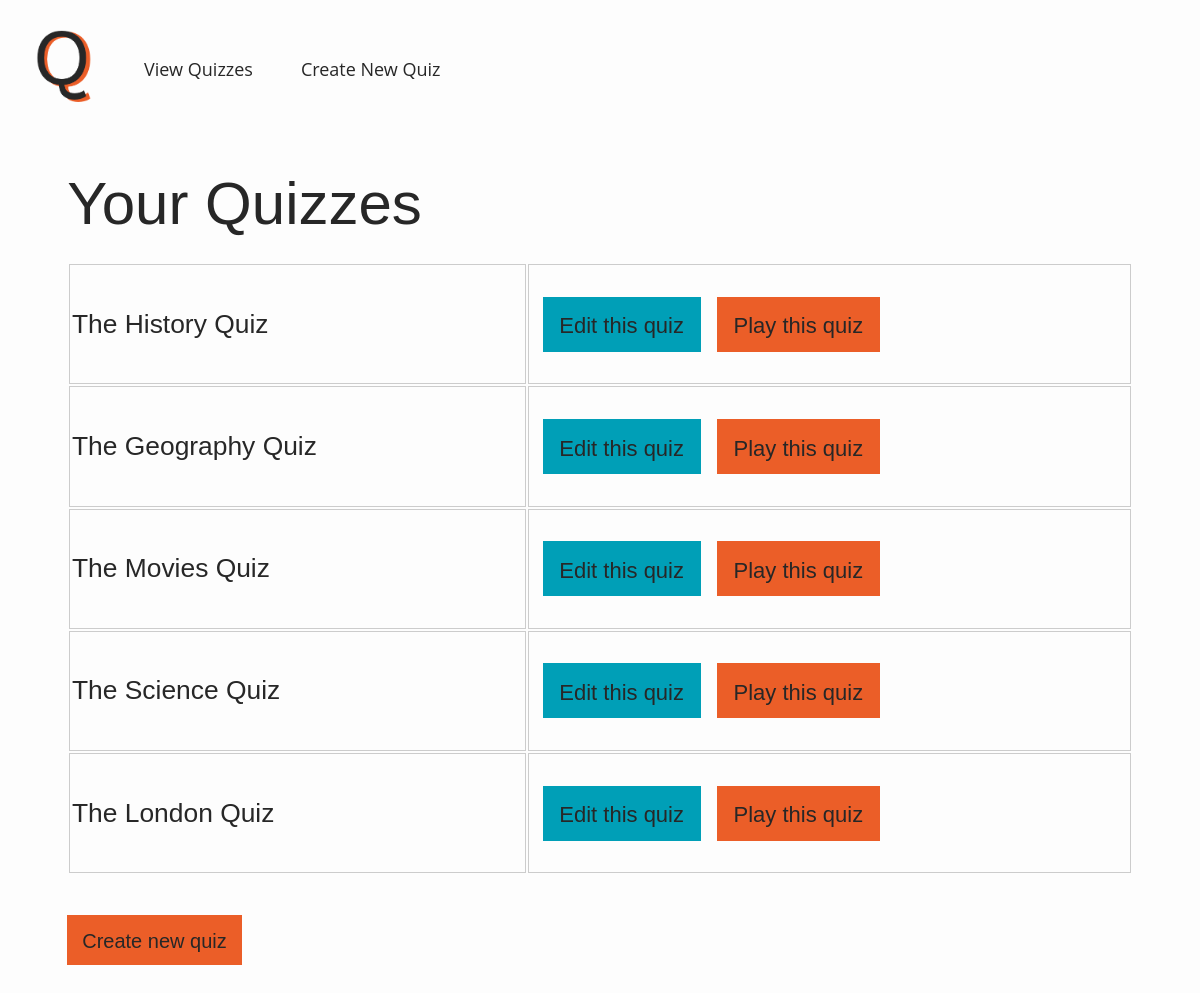
Before: / with the older database file.
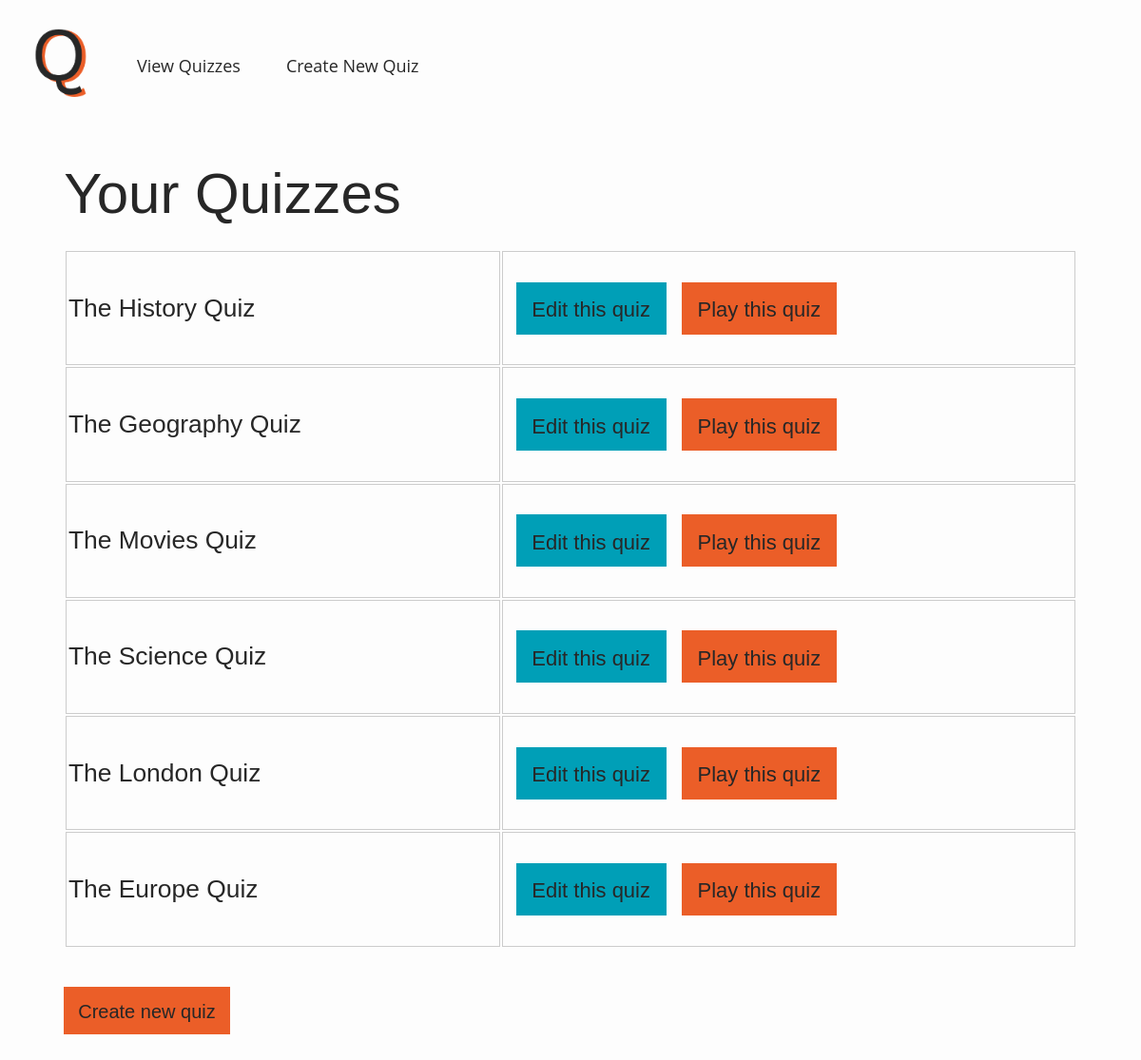
After: the same page with the newer database file.
### app/models.py (models this page shows, shortened)
class Quiz(db.Model):
    id = db.Column(db.Integer, primary_key=True)
    name = db.Column(db.String(120), index=True, unique=False)
    questions = db.relationship("Question", backref="questions", lazy="dynamic")

### app/routes.py (the view)
@app.route("/", methods=["GET"])
def show_quizzes():
	quizzes = Quiz.query.all()
	return render_template("quiz-list.html", quizzes=quizzes)

### app/templates/quiz-list.html (shortened to what this page needs)
{% extends "base.html" %}
{% block body %}
	<div class="quiz">
		<h1>Your Quizzes</h1>
		<table>
			{% for quiz in quizzes %}
				<tr>
					<td>
						<h2>{{ quiz.name }}</h2>
					</td>
					<td>
						<button class="quiz-list-btn blue-btn"><a href="/edit/{{ quiz.id }}">Edit this quiz</a></button>
						<button class="quiz-list-btn"><a href="/play/{{ quiz.id }}">Play this quiz</a></button>
					</td>
				</tr>
			{% endfor %}
		</table>
		<button><a href="/create">Create new quiz</a></button>
	</div>
{% endblock %}

Changed rows visible on the page:
added Quiz: name "The Europe Quiz"
